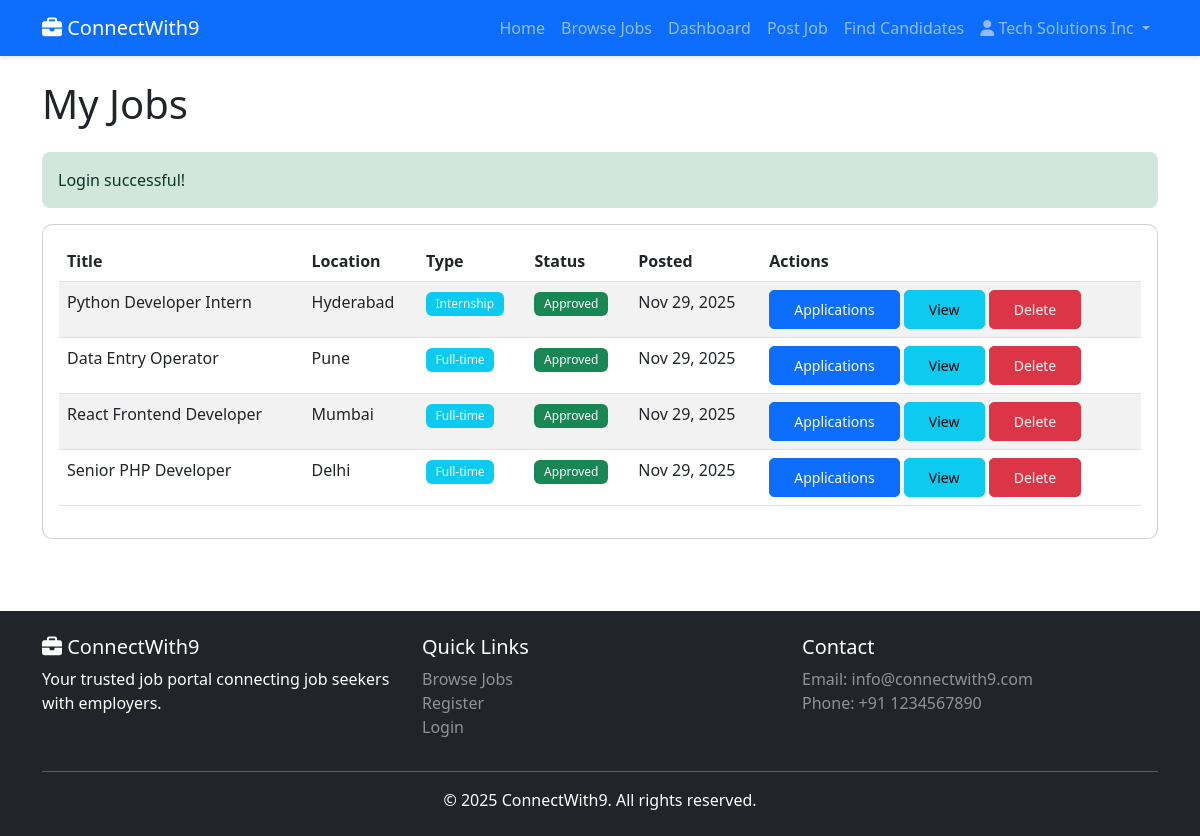
/employer/jobs (signed in), run on the app's committed database.
### tables this page shows
CREATE TABLE IF NOT EXISTS users (
    id INT AUTO_INCREMENT PRIMARY KEY,
    name VARCHAR(100) NOT NULL,
    email VARCHAR(100) NOT NULL UNIQUE,
    password VARCHAR(255) NOT NULL,
    type ENUM('jobseeker','employer','admin') DEFAULT 'jobseeker',
    verified TINYINT(1) DEFAULT 0,
    created_at TIMESTAMP DEFAULT CURRENT_TIMESTAMP,
    INDEX idx_email (email),
    INDEX idx_type (type)
);

CREATE TABLE IF NOT EXISTS jobs (
    id INT AUTO_INCREMENT PRIMARY KEY,
    title VARCHAR(255) NOT NULL,
    description TEXT NOT NULL,
    category_id INT NOT NULL,
    employer_id INT NOT NULL,
    location VARCHAR(100) NOT NULL,
    salary VARCHAR(50),
    type ENUM('Full-time','Part-time','Contract','Internship') DEFAULT 'Full-time',
    status ENUM('Pending','Approved','Rejected') DEFAULT 'Pending',
    created_at TIMESTAMP DEFAULT CURRENT_TIMESTAMP,
    FOREIGN KEY (category_id) REFERENCES categories(id) ON DELETE CASCADE,
    FOREIGN KEY (employer_id) REFERENCES users(id) ON DELETE CASCADE,
    INDEX idx_status (status),
    INDEX idx_category (category_id),
    INDEX idx_location (location),
    INDEX idx_created (created_at)
);

### app/controllers/EmployerController.php (called while the page is built, shortened)
<?php
require_once __DIR__ . '/../../config/database.php';
require_once __DIR__ . '/../../includes/functions.php';
require_once __DIR__ . '/../../app/models/Job.php';
require_once __DIR__ . '/../../app/models/User.php';
class EmployerController {
    private $jobModel;
    public function __construct() {
        $this->jobModel = new Job();
    }
    public function jobs() {
        $user = getCurrentUser();
        $page = isset($_GET['page']) ? (int)$_GET['page'] : 1;
        $jobs = $this->jobModel->getAll([
            'employer_id' => $user['id'],
            'limit' => JOBS_PER_PAGE,
            'offset' => ($page - 1) * JOBS_PER_PAGE
        ]);
        require __DIR__ . '/../views/employer/jobs.php';
    }
}

### includes/functions.php (called while the page is built, shortened)
<?php
function isLoggedIn() {
    return isset($_SESSION['user_id']);
}
function getCurrentUser() {
    require_once __DIR__ . '/../app/models/User.php';
    $userModel = new User();
    return $userModel->findById($_SESSION['user_id']);
}
function formatDate($date, $format = 'M d, Y') {
    return date($format, strtotime($date));
}
function getFlash($key) {
    if (isset($_SESSION['flash'][$key])) {
        $message = $_SESSION['flash'][$key];
        return $message;
    }
    return null;
}
function baseUrl($path = '') {
    $protocol = isset($_SERVER['HTTPS']) && $_SERVER['HTTPS'] === 'on' ? 'https' : 'http';
    $host = $_SERVER['HTTP_HOST'] ?? 'localhost:5000';
    $baseUrl = $protocol . '://' . $host;
    return $baseUrl . '/' . ltrim($path, '/');
}
function asset($path) {
    return baseUrl('assets/' . ltrim($path, '/'));
}

### config/database.php (called while the page is built, shortened)
<?php
class Database {
    private static $instance = null;
    private $conn;
    private function __construct() {
        try {
            $dsn = "mysql:host=" . DB_HOST . ";dbname=" . DB_NAME . ";charset=utf8mb4";
            $options = [
                PDO::ATTR_ERRMODE => PDO::ERRMODE_EXCEPTION,
                PDO::ATTR_DEFAULT_FETCH_MODE => PDO::FETCH_ASSOC,
                PDO::ATTR_EMULATE_PREPARES => false,
            ];
            $this->conn = new PDO($dsn, DB_USER, DB_PASS, $options);
        } catch (PDOException $e) {
            error_log("Database Connection Error: " . $e->getMessage());
            die("Database connection failed. Please try again later.");
        }
    }
    public static function getInstance() {
        if (self::$instance === null) {
            self::$instance = new self();
        }
        return self::$instance;
    }
    public function getConnection() {
        return $this->conn;
    }
}
function getDB() {
    return Database::getInstance()->getConnection();
}

### app/models/User.php (called while the page is built, shortened)
<?php
require_once __DIR__ . '/../../config/database.php';
class User {
    private $db;
    public function __construct() {
        $this->db = getDB();
    }
    public function findById($id) {
        $sql = "SELECT * FROM users WHERE id = :id LIMIT 1";
        $stmt = $this->db->prepare($sql);
        $stmt->execute([':id' => $id]);
        return $stmt->fetch();
    }
}

### app/models/Job.php (called while the page is built, shortened)
<?php
require_once __DIR__ . '/../../config/database.php';
class Job {
    private $db;
    public function __construct() {
        $this->db = getDB();
    }
    public function getAll($filters = []) {
        $sql = "SELECT j.*, u.name as employer_name, c.name as category_name, c.slug as category_slug
                FROM jobs j
                LEFT JOIN users u ON j.employer_id = u.id
                LEFT JOIN categories c ON j.category_id = c.id
                WHERE 1=1";
        $params = [];
        if (!empty($filters['employer_id'])) {
            $sql .= " AND j.employer_id = :employer_id";
            $params[':employer_id'] = $filters['employer_id'];
        }
        $sql .= " ORDER BY j.created_at DESC";
        if (!empty($filters['limit'])) {
            $sql .= " LIMIT :limit OFFSET :offset";
        }
        $stmt = $this->db->prepare($sql);
        foreach ($params as $key => $value) {
            $stmt->bindValue($key, $value);
        }
        if (!empty($filters['limit'])) {
            $stmt->bindValue(':limit', (int)$filters['limit'], PDO::PARAM_INT);
            $stmt->bindValue(':offset', (int)($filters['offset'] ?? 0), PDO::PARAM_INT);
        }
        $stmt->execute();
        return $stmt->fetchAll();
    }
}

### app/views/employer/jobs.php (the view, shortened to what this page needs)
<?php
require __DIR__ . '/../common/header.php';
?>
<div class="container">
    <h1 class="mb-4">My Jobs</h1>
    <?php if ($success = getFlash('success')): ?>
        <div class="alert alert-success"><?= $success ?></div>
    <?php endif; ?>
    <div class="card">
        <div class="card-body">
            <div class="table-responsive">
                <table class="table table-striped">
                    <thead>
                        <tr>
                            <th>Title</th>
                            <th>Location</th>
                            <th>Type</th>
                            <th>Status</th>
                            <th>Posted</th>
                            <th>Actions</th>
                        </tr>
                    </thead>
                    <tbody>
                        <?php foreach ($jobs as $job): ?>
                        <tr>
                            <td><?= htmlspecialchars($job['title']) ?></td>
                            <td><?= htmlspecialchars($job['location']) ?></td>
                            <td><span class="badge bg-info"><?= $job['type'] ?></span></td>
                            <td>
                                <span class="badge bg-<?= $job['status'] === 'Approved' ? 'success' : ($job['status'] === 'Pending' ? 'warning' : 'danger') ?>">
                                    <?= $job['status'] ?>
                                </span>
                            </td>
                            <td><?= formatDate($job['created_at']) ?></td>
                            <td>
                                <a href="/employer/jobs/<?= $job['id'] ?>/applications" class="btn btn-sm btn-primary">Applications</a>
                                <?php if ($job['status'] === 'Approved'): ?>
                                    <a href="/jobs/<?= $job['id'] ?>" class="btn btn-sm btn-info" target="_blank">View</a>
                                <?php endif; ?>
                                <form action="/employer/jobs/<?= $job['id'] ?>/delete" method="POST" class="d-inline" onsubmit="return confirm('Are you sure?')">
                                    <button type="submit" class="btn btn-sm btn-danger">Delete</button>
                                </form>
                            </td>
                        </tr>
                        <?php endforeach; ?>
                    </tbody>
                </table>
            </div>
        </div>
    </div>
</div>
<?php require __DIR__ . '/../common/footer.php'; ?>

### app/views/common/header.php (shortened to what this page needs)
<?php
require_once __DIR__ . '/../../../includes/functions.php';
$currentUser = getCurrentUser();
?>
<!DOCTYPE html>
<html lang="en">
<head>
    <link href="https://cdn.jsdelivr.net/npm/bootstrap@5.3.0/dist/css/bootstrap.min.css" rel="stylesheet">
    <link href="https://cdnjs.cloudflare.com/ajax/libs/font-awesome/6.4.0/css/all.min.css" rel="stylesheet">
    <link href="<?= asset('css/style.css') ?>" rel="stylesheet">
</head>
<body>
    <nav class="navbar navbar-expand-lg navbar-dark bg-primary">
        <div class="container">
            <a class="navbar-brand" href="/">
                <i class="fas fa-briefcase"></i> ConnectWith9
            </a>
            <div class="collapse navbar-collapse" id="navbarNav">
                <ul class="navbar-nav ms-auto">
                    <li class="nav-item">
                        <a class="nav-link" href="/">Home</a>
                    </li>
                    <li class="nav-item">
                        <a class="nav-link" href="/jobs">Browse Jobs</a>
                    </li>
                    <?php if ($currentUser): ?>
                        <?php if ($currentUser['type'] === USER_TYPE_ADMIN): ?>
                            <li class="nav-item">
                                <a class="nav-link" href="/admin/dashboard">Dashboard</a>
                            </li>
                            <li class="nav-item">
                                <a class="nav-link" href="/admin/candidates">Candidates</a>
                            </li>
                        <?php elseif ($currentUser['type'] === USER_TYPE_EMPLOYER): ?>
                            <li class="nav-item">
                                <a class="nav-link" href="/employer/dashboard">Dashboard</a>
                            </li>
                            <li class="nav-item">
                                <a class="nav-link" href="/employer/post-job">Post Job</a>
                            </li>
                            <li class="nav-item">
                                <a class="nav-link" href="/employer/candidates">Find Candidates</a>
                            </li>
                        <?php endif; ?>
                        <li class="nav-item dropdown">
                            <a class="nav-link dropdown-toggle" href="#" id="userDropdown" role="button" data-bs-toggle="dropdown">
                                <i class="fas fa-user"></i> <?= htmlspecialchars($currentUser['name']) ?>
                            </a>
                        </li>
                    <?php endif; ?>
                </ul>
            </div>
        </div>
    </nav>
    <main class="py-4">

### public/assets/css/style.css (style rules this page uses)
:root { --primary-color: #0d6efd; --secondary-color: #6c757d; --success-color: #198754; --danger-color: #dc3545; --warning-color: #ffc107; --info-color: #0dcaf0; }
body { font-family: 'Segoe UI', Tahoma, Geneva, Verdana, sans-serif; min-height: 100vh; display: flex; flex-direction: column; }
main { flex: 1; }
.card { border-radius: 10px; overflow: hidden; }
.navbar { box-shadow: 0 2px 4px rgba(0,0,0,0.1); }
.btn { border-radius: 5px; padding: 0.5rem 1.5rem; transition: all 0.3s ease; }
.badge { padding: 0.5em 0.8em; font-weight: 500; }
.card { animation: fadeIn 0.5s ease; }
.alert { border-radius: 8px; border: none; }
.table-responsive { border-radius: 8px; }
.table thead { background-color: #f8f9fa; }

### data on the page
users: name "Tech Solutions Inc"
jobs: title "Python Developer Intern", location "Hyderabad", type "Internship", status "Approved", created_at "Nov 29, 2025"
jobs: title "Data Entry Operator", location "Pune", type "Full-time", status "Approved", created_at "Nov 29, 2025"
jobs: title "React Frontend Developer", location "Mumbai", type "Full-time", status "Approved", created_at "Nov 29, 2025"
jobs: title "Senior PHP Developer", location "Delhi", type "Full-time", status "Approved", created_at "Nov 29, 2025"

### other printed values
$success "Login successful!"
